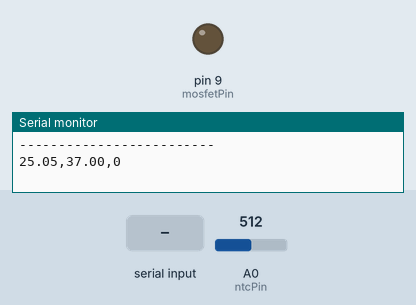
This sketch was run on a simulated Arduino Uno, built with avr-gcc and run on an emulated ATmega328P. On the bench: output pins drawn as LEDs (lit = HIGH), the last lines printed to the serial monitor. Inputs (shaded band) come from the test bench; at power-on: A0 (ntcPin) = 512.

Above: at 1.5 s.
1.6 s: "1" received over Serial
At 2.2 s:
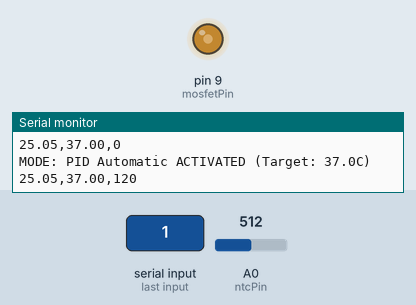
4.6 s: A0 (ntcPin) set to 306
6.1 s: A0 (ntcPin) set to 511
At 6.36 s:
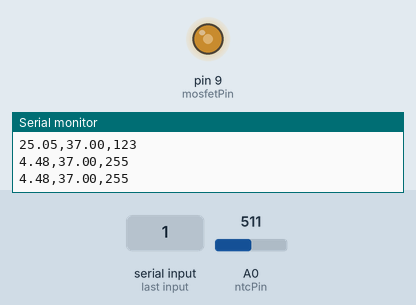
9.1 s: "m,45\n" received over Serial
10.6 s: "0" received over Serial
At 11.0 s:
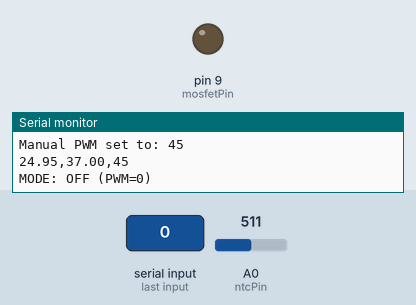
12.1 s: "M,45\n" received over Serial
At 12.5 s:
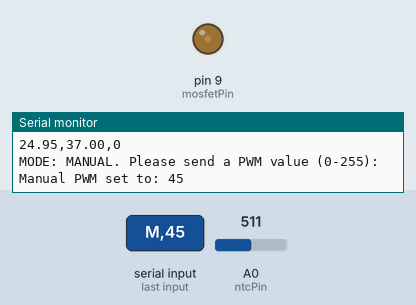
Timing chart, 0 to 14.6 s (numbered marks = the images above; inputs shaded):
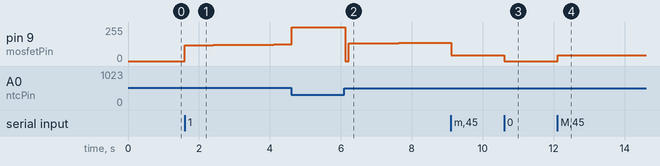

Measured:
- after the input at 1.6 s, pin 9 (mosfetPin): moves from 0/255 to 124/255 over 2.5 s, starting at once
- after the input at 6.1 s, pin 9 (mosfetPin): 255/255 → 0/255 at once, → 133/255 0.10 s later, → 134/255 0.30 s later, → 135/255 0.50 s later, … (7 changes in this stretch)
- after the input at 10.6 s, pin 9 (mosfetPin): 45/255 → 0/255 at once
- after the input at 12.1 s, pin 9 (mosfetPin): 0/255 → 45/255 at once

The sketch:

pwmmanuell.ino
```cpp
#include <PID_v1.h> // Only the PID library is needed

// ================================================================
// 🔹 Constants and Pin Definitions
// ================================================================

// --- NTC Resistor Measurement ---
const int ntcPin = A0;      // Pin where the NTC voltage divider is connected
const float R1 = 10000.0;   // Value of the fixed resistor in the voltage divider (10k Ohm)
const float BETA = 3435.0;  // Beta coefficient of the thermistor (from datasheet!)
const float T0 = 298.15;    // Reference temperature in Kelvin (25°C = 298.15K)
const float R0 = 10000.0;   // Nominal resistance of the NTC at reference temperature T0 (10k Ohm)

// --- MOSFET PWM Output ---
const int mosfetPin = 9;    // PWM pin for the MOSFET gate

// ================================================================
// 🔹 PID Variables
// ================================================================
double Setpoint = 37.0;     // Target temperature in °C (relevant for PID mode and plotter)
double Input, Output;       // Variables for the PID (Current temperature, Calculated output)

// *** PID Tuning Values ***
double Kp = 10;
double Ki = 0.15;
double Kd = 25;

// PID controller instance
PID myPID(&Input, &Output, &Setpoint, Kp, Ki, Kd, DIRECT);

// ================================================================
// 🔹 PWM Limiting & Manual Control
// ================================================================
int finalPWM = 0;
const int maxPWM = 255;
int manualPWM = 0; // Stores the manually set PWM value

// ================================================================
// 🔹 Control Modes
// ================================================================
#define MODE_OFF 0
#define MODE_PID 1
#define MODE_MANUAL 2
int controlMode = MODE_OFF; // Starts in OFF mode

// ================================================================
// 🔹 Timing
// ================================================================
unsigned long lastPlotterMillis = 0; // For non-blocking plotter output
const long plotterInterval = 1000;    // Send data to plotter every second

// ================================================================
//                         SETUP
// ================================================================
void setup() {
  Serial.begin(9600);
  pinMode(mosfetPin, OUTPUT);
  digitalWrite(mosfetPin, LOW); // Ensure heating is off initially

  myPID.SetOutputLimits(0, maxPWM); // Limit PWM range for PID output

  // --- Set initial mode ---
  if (controlMode == MODE_PID) {
      myPID.SetMode(AUTOMATIC);
      // This message is not output at startup since controlMode = MODE_OFF
      Serial.println(F("System starts in PID mode."));
  } else if (controlMode == MODE_MANUAL) {
      myPID.SetMode(MANUAL);
      finalPWM = manualPWM;
      // This message is not output at startup
      Serial.print(F("System starts in MANUAL mode with PWM: "));
      Serial.println(finalPWM);
  } else { // MODE_OFF - This block is now executed
      myPID.SetMode(MANUAL); // Turn off PID calculations
      finalPWM = 0;           // Ensure PWM is 0
      Serial.println(F("System starts in OFF mode (PWM=0)."));
      Serial.println(F("Send 'm' followed by 0-255 to heat manually."));
      // Here is the corrected output for the PID start command
      Serial.print(F("Send '1' to activate PID (Target: "));
      Serial.print(Setpoint, 1); // Serial.print can format float
      Serial.println(F("C)."));
  }

  // Output PID settings (relevant when PID is used)
  Serial.println(F("--- PID Parameters (if activated) ---"));
  Serial.print(F("Setpoint: ")); Serial.println(Setpoint);
  Serial.print(F("Kp: ")); Serial.println(Kp);
  Serial.print(F("Ki: ")); Serial.println(Ki);
  Serial.print(F("Kd: ")); Serial.println(Kd);
  Serial.print(F("Max PWM: ")); Serial.println(maxPWM);
  Serial.println(F("--- Control Commands ---"));
  Serial.println(F(" '0': Heater OFF"));
  Serial.println(F(" '1': PID Automatic ON"));
  Serial.println(F(" 'm': Manual PWM mode (then send a number 0-255)"));
  Serial.println(F("-------------------------"));
}

// ================================================================
//                           LOOP
// ================================================================
void loop() {
  unsigned long currentMillis = millis(); // Get current time for timing

  // --- 1. Calculate temperature from NTC ---
  Input = getTemperature(); // Read the current temperature (always read for monitoring)

  // --- 2. Check for serial input ---
  if (Serial.available() > 0) {
    char input = Serial.read();

    if (input == '0') { // OFF mode
      if (controlMode != MODE_OFF) {
        Serial.println(F("MODE: OFF (PWM=0)"));
      }
      controlMode = MODE_OFF;
      myPID.SetMode(MANUAL);
      finalPWM = 0;
      manualPWM = 0;
      analogWrite(mosfetPin, finalPWM);

    } else if (input == '1') { // PID mode
      if (controlMode != MODE_PID) {
        controlMode = MODE_PID;
        // myPID.Initialize(); // Optional
        myPID.SetMode(AUTOMATIC);
        // Here is the corrected output for the PID start
        Serial.print(F("MODE: PID Automatic ACTIVATED (Target: "));
        Serial.print(Setpoint, 1);
        Serial.println(F("C)"));
      } else {
        Serial.println(F("MODE: PID was already active."));
      }

    } else if (input == 'm' || input == 'M') { // Manual mode
       controlMode = MODE_MANUAL;
       myPID.SetMode(MANUAL);
       Serial.println(F("MODE: MANUAL. Please send a PWM value (0-255):"));
       long startTime = millis();
       while (Serial.available() == 0 && millis() - startTime < 5000) {
         delay(10);
       }
       if (Serial.available() > 0) {
          manualPWM = Serial.parseInt();
          manualPWM = constrain(manualPWM, 0, maxPWM);
          finalPWM = manualPWM;
          analogWrite(mosfetPin, finalPWM);
          Serial.print(F("Manual PWM set to: "));
          Serial.println(finalPWM);
       } else {
          // Here is the corrected output for the timeout
          Serial.print(F("Timeout - no PWM number received. PWM remains unchanged (current: "));
          Serial.print(finalPWM);
          Serial.println(F(")."));
       }
       while(Serial.available() > 0) { Serial.read(); }

    } else {
        // Ignore invalid input
    }
  } // End Serial.available()

  // --- 3. Determine and set PWM value based on mode ---
  if (controlMode == MODE_PID) {
    bool computed = myPID.Compute();
    if (computed) {
      finalPWM = (int)constrain(Output, 0, maxPWM);
      analogWrite(mosfetPin, finalPWM);
    }
  } else if (controlMode == MODE_MANUAL) {
    finalPWM = manualPWM;
    analogWrite(mosfetPin, finalPWM);
  } else { // MODE_OFF
    finalPWM = 0;
    analogWrite(mosfetPin, finalPWM);
  }


  // ================================================================
  // <---- HERE IS THE ADAPTED SECTION FOR THE PLOTTER ---->
  // --- 4. Serial output for plotter (non-blocking) ---
  // ================================================================
  if (currentMillis - lastPlotterMillis >= plotterInterval) {
    lastPlotterMillis = currentMillis; // Remember time for next output

    // Send the values for the plotter, ALWAYS in this order:
    // 1. Current temperature (Input)
    // 2. Target temperature (Setpoint) - Appears as a constant line at 37
    // 3. PWM value (finalPWM)

    Serial.print(Input, 2);      // Value 1: Current temperature
    Serial.print(",");           // Separator
    Serial.print(Setpoint, 2);   // Value 2: Target temperature (always send!) <--- Change here
    Serial.print(",");           // Separator
    Serial.println(finalPWM);    // Value 3: Current PWM value (ends the line)
  }
  // <---- END OF PLOTTER SECTION ---->


  // NO delay() here! The loop runs as fast as possible.

} // End loop()

// ================================================================
// Function to calculate temperature from the NTC resistance
// (Uses Beta formula of the Steinhart-Hart equation)
// ================================================================
double getTemperature() {
  // Optional: Average multiple measurements for a smoother signal
  int numReadings = 5;
  float totalAin = 0;
  for(int i=0; i<numReadings; i++) {
    totalAin += analogRead(ntcPin);
    delayMicroseconds(100); // Small pause between measurements
  }
  float ain = totalAin / numReadings;

  // Check for nonsensical ADC values (short circuit/break)
  if (ain < 5 || ain > 1018) {
      // Serial.println(F("WARNING: NTC ADC value near limit!")); // Less verbose
  }

  // Avoid division by zero or negative values for ain
  if (ain <= 0) ain = 1; // Set to minimum to avoid errors
  if (ain >= 1023) ain = 1022; // Set to maximum

  // Calculate resistance R2
  float R2 = R1 * (1023.0 / ain - 1.0);

    // Check for nonsensical resistance value
    if (R2 <= 0) {
        // Serial.println(F("ERROR: NTC resistance calculation invalid!")); // Less verbose
        return -999.0; // Return error code
    }

  // Calculate temperature in Kelvin using the Beta formula
  // log() is the natural logarithm (ln)
  float temp_k = 1.0 / ( (1.0 / T0) + (log(R2 / R0) / BETA) );

  // Convert Kelvin to Celsius
  return (double)(temp_k - 273.15);
}
```
